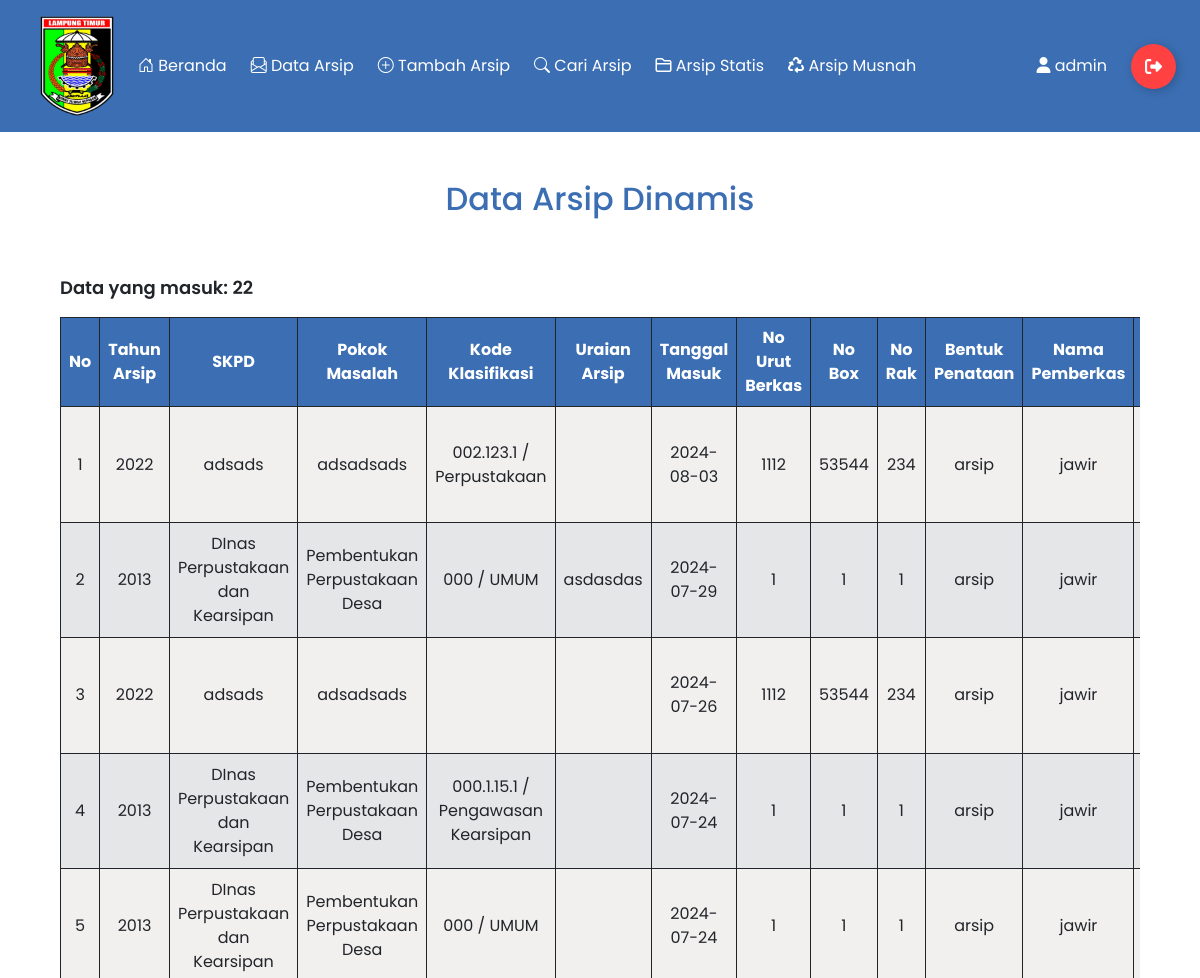
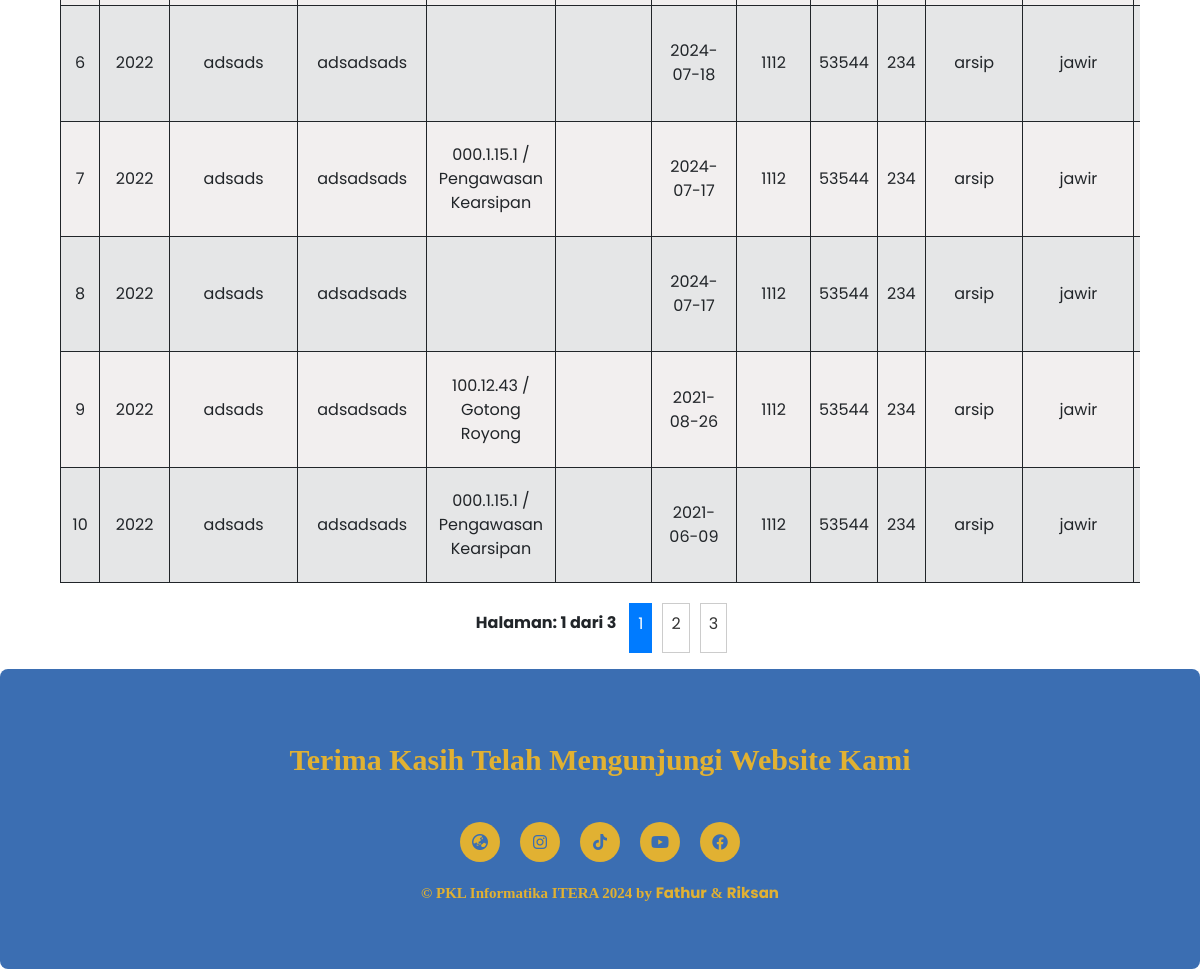
The page /page/tabel.php (signed in) on the database as committed earlier (2 pictures, top to bottom).
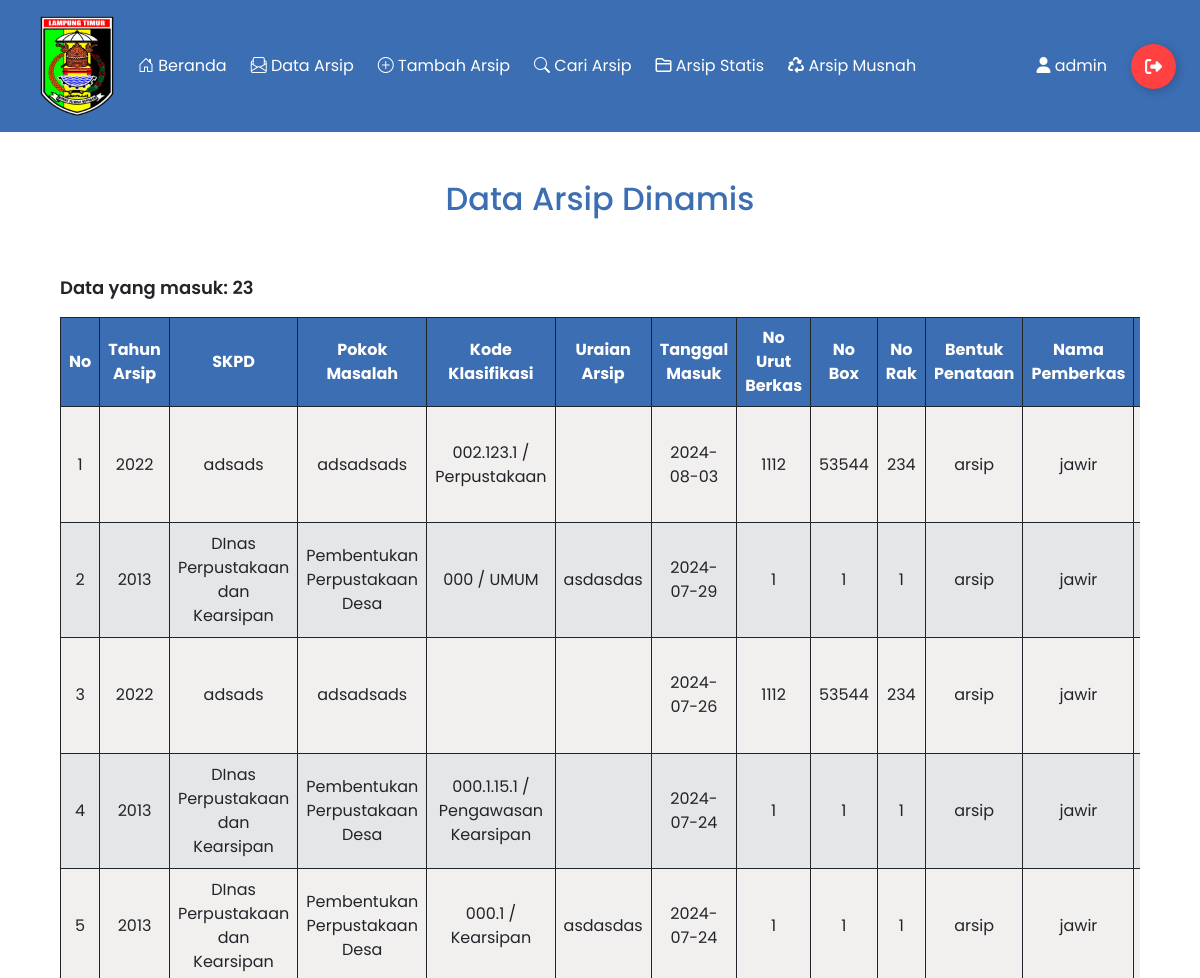
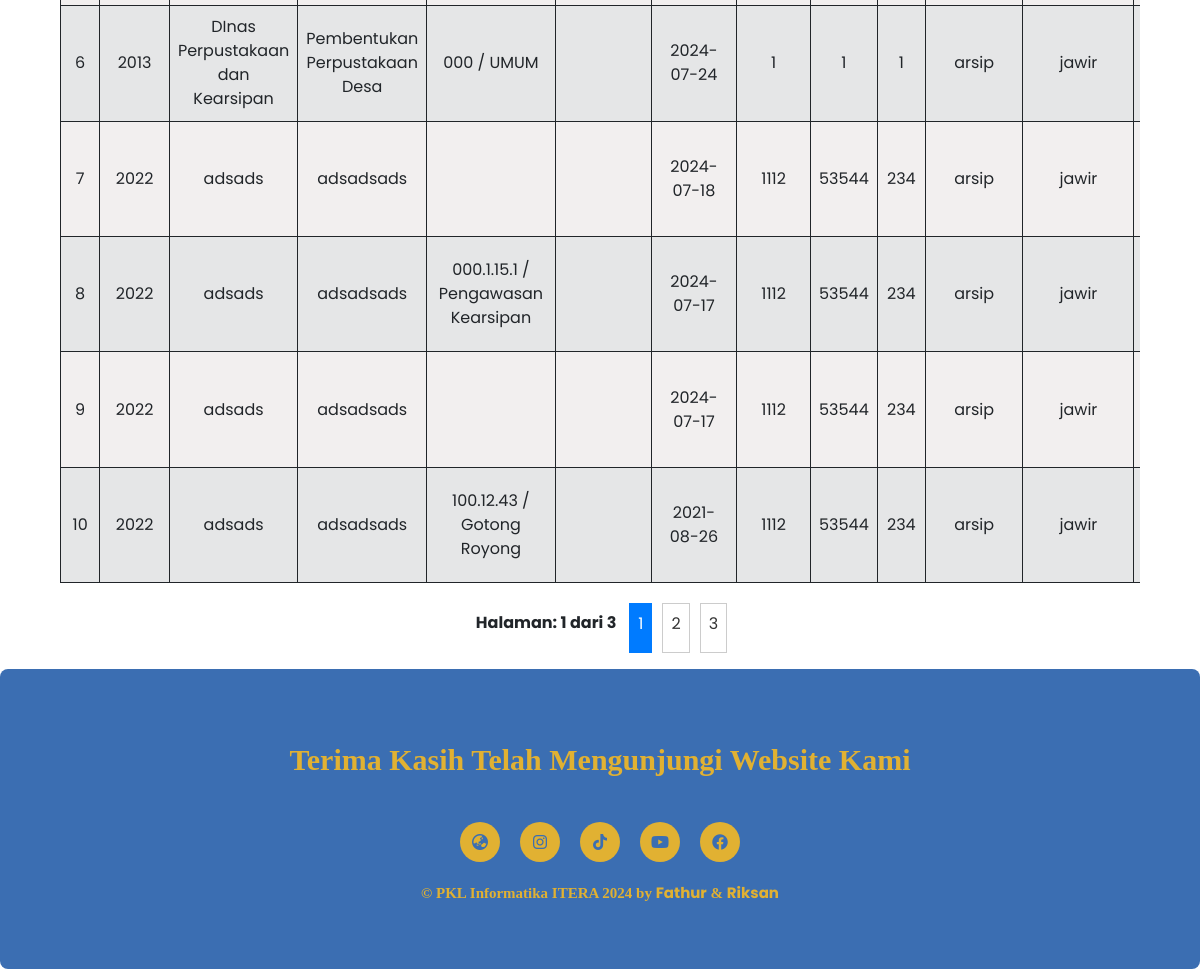
The same page on the database as committed later (2 pictures, top to bottom).
### tables this page shows
CREATE TABLE `data_dinamis` (
  `tahun_arsip` int(4) DEFAULT NULL,
  `skpd` varchar(255) DEFAULT NULL,
  `pokok_masalah` varchar(255) DEFAULT NULL,
  `kode_klasifikasi` varchar(255) DEFAULT NULL,
  `no_urut_berkas` varchar(255) DEFAULT NULL,
  `no_box` varchar(255) DEFAULT NULL,
  `no_rak` varchar(255) DEFAULT NULL,
  `bentuk_penataan` varchar(255) DEFAULT NULL,
  `nama_pemberkas` varchar(255) DEFAULT NULL,
  `no_surat_arsip` varchar(255) NOT NULL,
  `indeks_judul_arsip` varchar(255) DEFAULT NULL,
  `tingkat_pengembangan_arsip` varchar(255) DEFAULT NULL,
  `nilai_guna_arsip` varchar(255) DEFAULT NULL,
  `kondisi_arsip` varchar(255) DEFAULT NULL,
  `status` varchar(255) DEFAULT NULL,
  `pemerian_berkas` varchar(255) DEFAULT NULL,
  `jumlah_berkas` varchar(255) DEFAULT NULL,
  `keterangan` varchar(255) DEFAULT NULL,
  `lampirkan_file` longblob DEFAULT NULL,
  `tanggal_masuk` date DEFAULT NULL,
  `retensi_aktif` int(11) DEFAULT NULL,
  `retensi_inaktif` int(11) DEFAULT NULL,
  `uraian_arsip` varchar(255) DEFAULT NULL
);

### page/tabel.php (the view, shortened to what this page needs)
<?php
include('koneksi.php');
$count_query = "SELECT COUNT(*) AS total FROM data_dinamis";
$count_result = $conn->query($count_query);
if ($count_result->num_rows > 0) {
    $count_row = $count_result->fetch_assoc();
    $total_data = $count_row["total"];
} else {
    $total_data = 0;
}
?>
<!DOCTYPE html>
<html lang="en">
  <head>
    <link
      rel="stylesheet"
      href="https://cdnjs.cloudflare.com/ajax/libs/font-awesome/6.2.1/css/all.min.css"
    />
    <link href="https://fonts.cdnfonts.com/css/nexa-bold" rel="stylesheet" />
    <link rel="stylesheet" href="../css/style-table.css"/>
    <link rel="stylesheet" href="../css/style-form.css"/>
    <link href="https://cdn.jsdelivr.net/npm/bootstrap@5.0.2/dist/css/bootstrap.min.css" rel="stylesheet">
    <link rel="stylesheet" href="../css/style-nav.css"/>
    <link rel="stylesheet" href="https://cdn.jsdelivr.net/npm/bootstrap-icons@1.11.1/font/bootstrap-icons.css">
  </head>
  <body>
  <nav class="navbar d-flex justify-content-start sticky-top">
    <img class="ps-4" src="../assets/logo-lamtim.png" alt="Logo-Lamtim" height="100px">
    <ul class="navbar-nav">
            <li class="nav-item"><a href="home.php" class="nav-link"><span><i class="bi bi-house-door"></i></span> Beranda</a></li>
                <li class="nav-item"><a href="tabel.php" class="nav-link"><span><i class="bi bi-envelope-paper"></i></span> Data Arsip</a></li>
                <li class="nav-item"><a href="tambahdata.php" class="nav-link"><span><i class="bi bi-plus-circle"></i></span> Tambah Arsip</a></li>
                <li class="nav-item"><a href="cari.php" class="nav-link"><span class="bi bi-search"></span> Cari Arsip</a></li>
                <li class="nav-item"><a href="arsipstatis.php" class="nav-link nav-active"><i class="fa-regular fa-folder-closed"></i> Arsip Statis</a></li>
                <li class="nav-item"><a href="arsipmusnah.php" class="nav-link nav-active"><span><i class="fa-solid fa-recycle"></i></span> Arsip Musnah</a></li>
            </ul>
            <ul class="navbar-nav ms-auto p-2">
            <li class="nav-item "><a class="nav-link"><i class="fa fa-user"></i>
            <?php echo $_SESSION['username']; ?></a></li>
            <li class="nav-item "><a href="logout.php">
                <div class="Btn">
                <div class="sign"></div>
                </div>
                </a>
            </li>
            </ul>
    </nav>
    <div class="table">
        <h2 class="h2">Data Arsip Dinamis</h2>
        <div class='table-container'>
    <p style="font-weight: 600; font-size: large">Data yang masuk: <?php echo $total_data ?></p>
    <table class="table table-bordered border border-dark ">
        <thead>
            <tr style="text-align: center; background-color: #3b6eb2; color: #fff">
                <th>No</th>
                <th>Tahun Arsip</th>
                <th>SKPD</th>
                <th>Pokok Masalah</th>
                <th>Kode Klasifikasi</th>
                <th>Uraian Arsip</th>
                <th>Tanggal Masuk</th>
                <th>No Urut Berkas</th>
                <th>No Box</th>
                <th>No Rak</th>
                <th>Bentuk Penataan</th>
                <th>Nama Pemberkas</th>
                <th>No Surat Arsip</th>
            </tr>
        </thead>
        <tbody>
        <?php
$limit = 10;
$page = isset($_GET['page']) ? (int)$_GET['page'] : 1;
$start = ($page - 1) * $limit;
$no = $start + 1;
$sql = "SELECT COUNT(*) FROM data_dinamis";
$result = $conn->query($sql);
$total_records = $result->fetch_row()[0];
$total_pages = ceil($total_records / $limit);
$sql = "SELECT tahun_arsip, skpd, pokok_masalah, kode_klasifikasi, uraian_arsip, tanggal_masuk, no_urut_berkas, no_box, no_rak, bentuk_penataan, nama_pemberkas, no_surat_arsip, indeks_judul_arsip, tingkat_pengembangan_arsip, nilai_guna_arsip, kondisi_arsip, status, pemerian_berkas, jumlah_berkas, keterangan, retensi_aktif, retensi_inaktif, lampirkan_file
        FROM data_dinamis ORDER BY tanggal_masuk DESC
        LIMIT $start, $limit";
$result = $conn->query($sql);
if ($result->num_rows > 0) {
  while ($row = $result->fetch_assoc()) {
    $current_date = new DateTime();
    $tanggal_masuk_date = new DateTime($row["tanggal_masuk"]);
    $interval = $current_date->diff($tanggal_masuk_date);
    $years_diff = $interval->y;
    if ($years_diff < $row["retensi_aktif"]) {
        $status = 'Aktif';
    } elseif ($years_diff < ($row["retensi_aktif"] + $row["retensi_inaktif"])) {
        $status = 'Inaktif';
    } else {
        $status = $row["status"];
    }
    echo "<tr>
    <td>" . $no++ . "</td>
    <td>" . $row["tahun_arsip"] . "</td>
    <td>" . $row["skpd"] . "</td>
    <td>" . $row["pokok_masalah"] . "</td>
    <td>" . $row["kode_klasifikasi"] . "</td>
    <td>" . $row["uraian_arsip"] . "</td>
    <td>" . $row["tanggal_masuk"] . "</td>
    <td>" . $row["no_urut_berkas"] . "</td>
    <td>" . $row["no_box"] . "</td>
    <td>" . $row["no_rak"] . "</td>
    <td>" . $row["bentuk_penataan"] . "</td>
    <td>" . $row["nama_pemberkas"] . "</td>
    <td>" . $row["no_surat_arsip"] . "</td>
    <td>" . $row["indeks_judul_arsip"] . "</td>
    <td>" . $row["tingkat_pengembangan_arsip"] . "</td>
    <td>" . $row["nilai_guna_arsip"] . "</td>
    <td>" . $row["kondisi_arsip"] . "</td>
    <td>" . $status . "</td>
    <td>" . $row["pemerian_berkas"] . "</td>
    <td>" . $row["jumlah_berkas"] . "</td>
    <td>" . $row["keterangan"] . "</td>
    <td>" . htmlspecialchars($row["retensi_aktif"]) . " Tahun</td>
    <td>" . htmlspecialchars($row["retensi_inaktif"]) . " Tahun</td>
    <td><a href='/Projek-SiADI/uploads/" . $row["lampirkan_file"] . "'>Lihat File</a></td>
    <td>
        <a href='edit.php?no_surat_arsip=" . $row["no_surat_arsip"] . "'
          style='text-decoration: none; color: blue;'>
        <button type='button' style='background-color: blue; color: #fff;'>Edit</button>
        </a>
        <a href='tabel.php?no_surat_arsip=" . $row["no_surat_arsip"] . "'
          onclick='return confirm(\"Anda yakin ingin menghapus data ini?\")'
          style='text-decoration: none; color: red;'>
        <button type='button' style='background-color: red; color:#fff;'>Hapus</button>
        </a>
    </td>
    </tr>";
    }
} else {
    echo "<tr><td colspan='22'>Tidak ada data yang ditemukan</td></tr>";
}
?>
        </tbody>
    </table>
    <div class="pagination">
        <p>Halaman: <?php echo $page; ?> dari <?php echo $total_pages; ?></p>
        <?php for ($i = 1; $i <= $total_pages; $i++): ?>
            <a href="?page=<?php echo $i; ?>" class="<?php if($page == $i) echo 'active'; ?>"><?php echo $i; ?></a>
        <?php endfor; ?>
    </div>
</div>
</div>
  <footer>
    <p>Terima Kasih Telah Mengunjungi Website Kami</p>
    <div class="social-icons">
      <a style="text-decoration: none;" href="https://dispussip.lampungtimurkab.go.id/"><i class="fa-solid fa-earth-asia"></i></a>
      <a style="text-decoration: none;" href= "https://www.instagram.com/dispussip.lamtim/"><i class="fa-brands fa-instagram"></i></a>
      <a style="text-decoration: none;" href="https://www.tiktok.com/@dispussiplamtim?_t=8iAaAGJK8Bd&_r=1"><i class="fa-brands fa-tiktok"></i></a>
      <a style="text-decoration: none;" href="https://www.youtube.com/@dispussiplampungtimur"><i class="fa-brands fa-youtube"></i></a>
      <a style="text-decoration: none;" href="https://www.facebook.com/dispussiplamtimmembaca/"><i class="fa-brands fa-facebook"></i></a>
    </div>
    <p class="copyright" style="font-weight: 700">
        &copy; PKL Informatika ITERA 2024 by
        <a class="footer-nama" href="https://www.linkedin.com/in/fathurrahman-al-hafid-a21a7a246/">Fathur</a> &
        <a class="footer-nama" href="http://www.linkedin.com/in/riksan-cahyowadi">Riksan</a>
    </p>
  </footer>
  </body>
</html>

### css/style-table.css (style rules this page uses)
.h2 { text-align: center; font-weight: 800; color: var(--primary-color); padding-block: 3rem; }
.table-container { width: 90%; overflow-x: auto; margin: 0 auto; }
table { width: 100%; border-collapse: collapse; }
th, td { padding: 10px; text-align: left; border: 1px solid #ddd; text-align: center; }
th { background-color: var(--primary-color); color: #fff; }
tr:nth-child(even) { background-color: #e5e6e7; }
tr:nth-child(odd) { background-color: #f2efef; }
a { color: #1a73e8; text-decoration: none; }
.pagination { display: flex; justify-content: center; margin-top: 20px; }
.pagination a { margin: 0 5px; padding: 8px 16px; text-decoration: none; border: 1px solid #ccc; color: #333; transition: background-color 0.3s; }
.pagination p { margin: 0; margin-bottom: 10px; font-weight: bold; }
.pagination a.active { background-color: #007bff; color: white; border: 1px solid #007bff; }

### css/style-form.css (style rules this page uses)
:root { --font-family-saira: "Saira Semi Condensed", sans-serif; --transition-all: all 0.5s ease; --primary-color: #2470b7; }
* { font-family: var(--font-family-saira); transition: var(--transition-all); }

### css/style-nav.css (style rules this page uses)
* { box-sizing: border-box; font-family: "Poppins", sans-serif; }
:root { --bg-color: #f2efef; --bg-color2: #e7e1e1; --primary-color: #3b6eb2; --secondary-color: #ddc36c; --third-color: #e1b132; --transition: 0.3s; }
body { margin: 0; padding: 0; }
footer p { font-family: calibri; }
footer p:nth-child(1) { font-size: 30px; font-weight: bold; color: var(--third-color); margin: 20px; }
footer { height: 300px; display: flex; flex-direction: column; align-items: center; justify-content: center; position: relative; background-color: var(--primary-color); border-radius: 0.5rem; width: 100%; }
.social-icons a { width: 40px; height: 40px; display: flex; justify-content: center; align-items: center; background-color: var(--third-color); margin: 20px 10px; border-radius: 50%; }
.social-icons { display: flex; }
.social-icons i, .social i { color: var(--primary-color); }
.copyright { color: var(--third-color); font-size: 15px; }

### page/tabel.php (style rules this page uses)
th, td { vertical-align: middle; }
.navbar { background-color: #3b6eb2; color: #fff; padding: 1rem; }
.navbar-nav { list-style: none; padding: 0; margin: 0; display: flex; align-items: center; justify-content: center; flex-direction: row; padding-bottom: 1rem; padding-top: 1rem; }
.nav-item { margin-left: 1.5rem; }
.nav-link { text-decoration: none; color: #fff; font-size: 1rem; }
.Btn { display: flex; align-items: center; justify-content: flex-start; width: 45px; height: 45px; border: none; border-radius: 50%; cursor: pointer; position: relative; overflow: hidden; transition-duration: .3s; box-shadow: 2px 2px 10px rgba(0, 0, 0, 0.199); background-color: rgb(255, 65, 65); }
.sign { width: 100%; transition-duration: .3s; display: flex; align-items: center; justify-content: center; }
.sign svg { width: 17px; }
.footer-nama { color: inherit; text-decoration: none; }

Rows that differ between the two databases and show on the page:
no longer on this page (row unchanged): data_dinamis: tahun_arsip "2022", skpd "adsads", pokok_masalah "adsadsads", kode_klasifikasi "000.1.15.1 / Pengawasan Kearsipan", tanggal_masuk "2021-06-09", no_urut_berkas "1112", no_box "53544", no_rak "234", bentuk_penataan "arsip", nama_pemberkas "jawir"
added data_dinamis: tahun_arsip "2013", skpd "DInas Perpustakaan dan Kearsipan", pokok_masalah "Pembentukan Perpustakaan Desa", kode_klasifikasi "000.1 / Kearsipan", uraian_arsip "asdasdas", tanggal_masuk "2024-07-24", no_urut_berkas "1", no_box "1", no_rak "1", bentuk_penataan "arsip", nama_pemberkas "jawir"
Other text that changed with them:
$total_data: "22" → "23"
